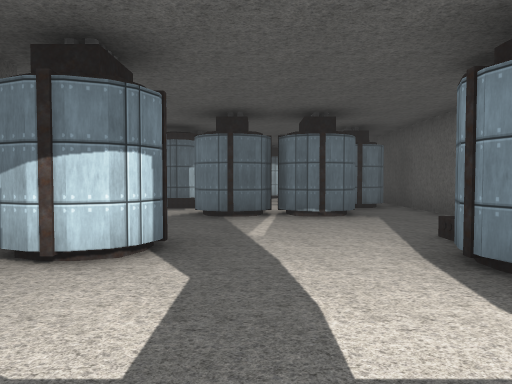
view 1 (above)

14 first-person views from a walk through a 3-D level made in the Unity game engine. The camera is 1.4 m above the floor, tilts 2° down and sees 70° across. The floor is counted in squares, 2 m on a side. Each view is taken from the middle of a square. On the plan, view 1 faces up. The plan holds only what a view shows up to about 11 squares ahead; the rest is blank. The place goes on beyond the plan. Some surface patterns are stand-ins.

view 2
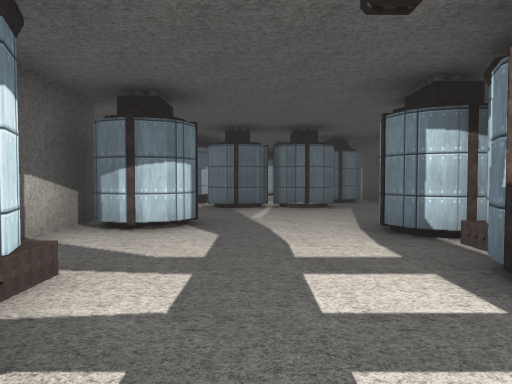

view 3
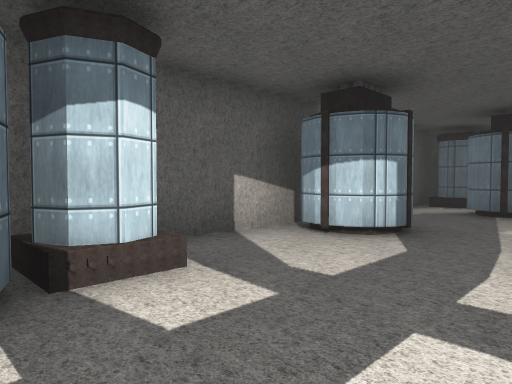

view 4
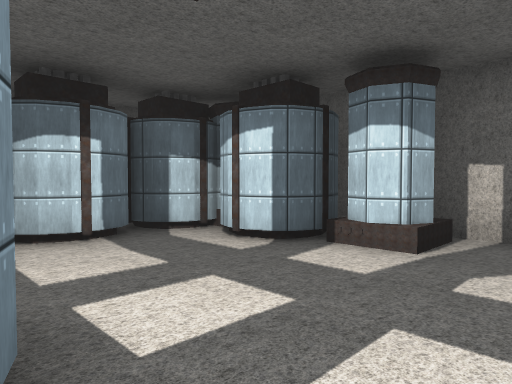

view 5
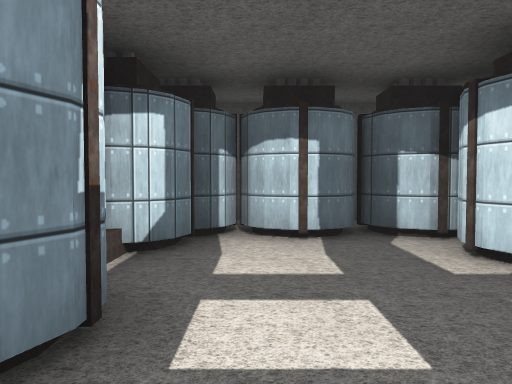

view 6
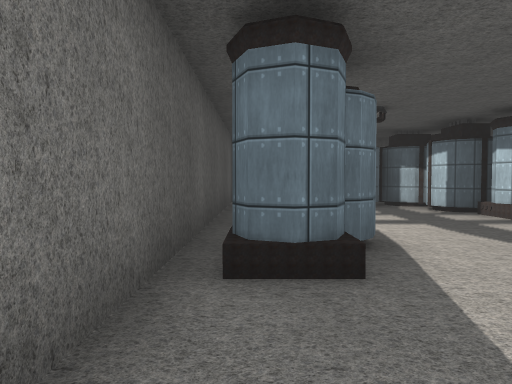

view 7
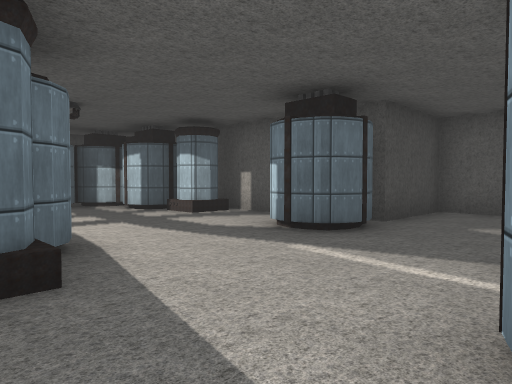

view 8
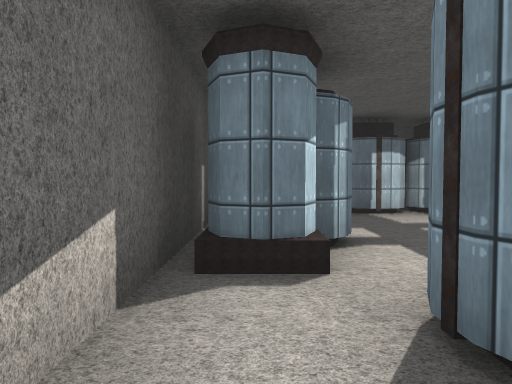

view 9
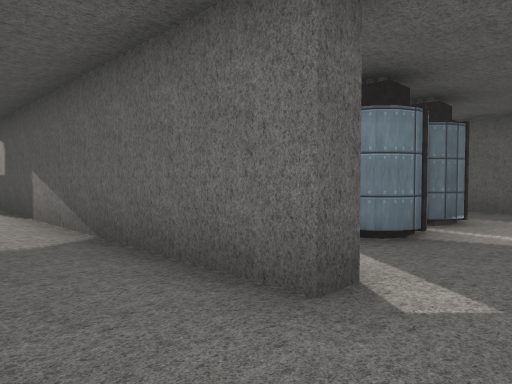

view 10
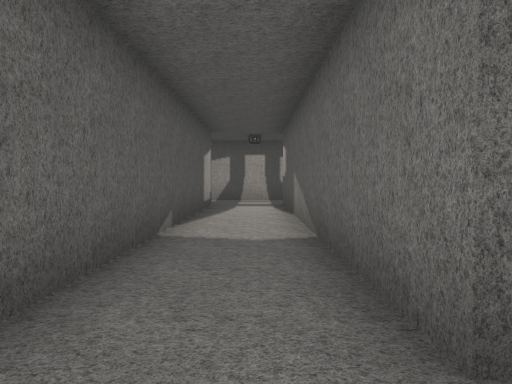

view 11
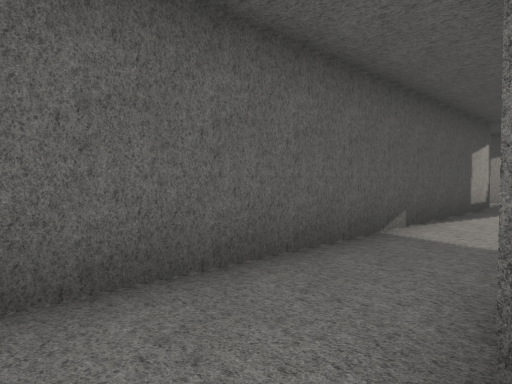

view 12
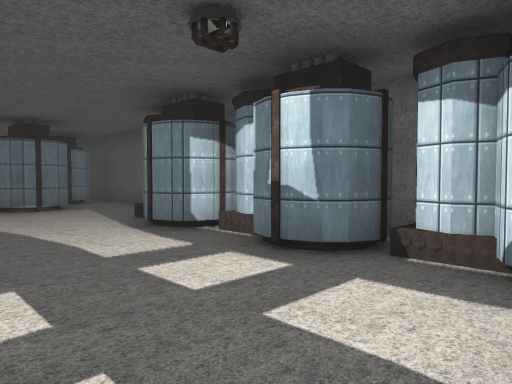

view 13
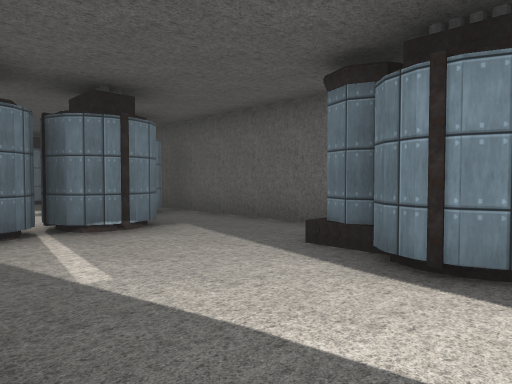

view 14
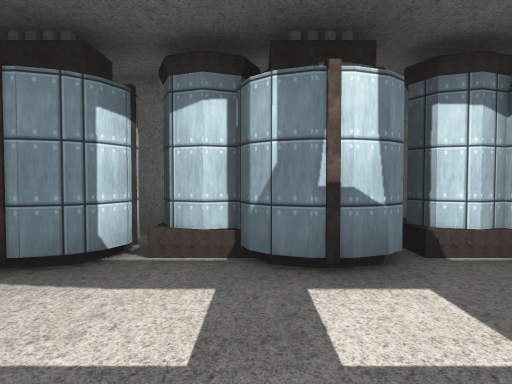

### Floor plan
Key: @ floor where view 1 was taken; # wall or solid block; . floor; O other object.
Columns run from 5 left of view 1 to 4 right of it. Each row starts with its distance up from view 1.
 13 #.#
 12 #.#
 11 #.#      #
 10 #.#O#    #
  9 #.#O#  O##
  8 #.#.## ..#
  7 #.#.#OO..#
  6 #........#
  5 .........#
  4 ###O#...O#
  3   ##...O #
  2   #.....O#
  1   #....#O#
  0   #O.@.O##
 -1   #O#...O#
 -2    O...O #
 -3    O#O####
 -4     ###  #

Where each view was taken, in squares from view 1:
view 1: 0 up, 0 right, facing up
view 2: 2 down, 0 right, facing up
view 3: 1 down, 1 right, facing up-left
view 4: 2 up, 2 right, facing down-left
view 5: 2 up, 1 right, facing down
view 6: 7 up, 3 right, facing down
view 7: 7 up, 3 right, facing down-left
view 8: 6 up, 2 left, facing up
view 9: 5 up, 5 left, facing up-right
view 10: 5 up, 4 left, facing up
view 11: 5 up, 3 left, facing up-left
view 12: 2 down, 1 left, facing up-right
view 13: 2 up, 1 left, facing up-right
view 14: 1 up, 1 left, facing right
